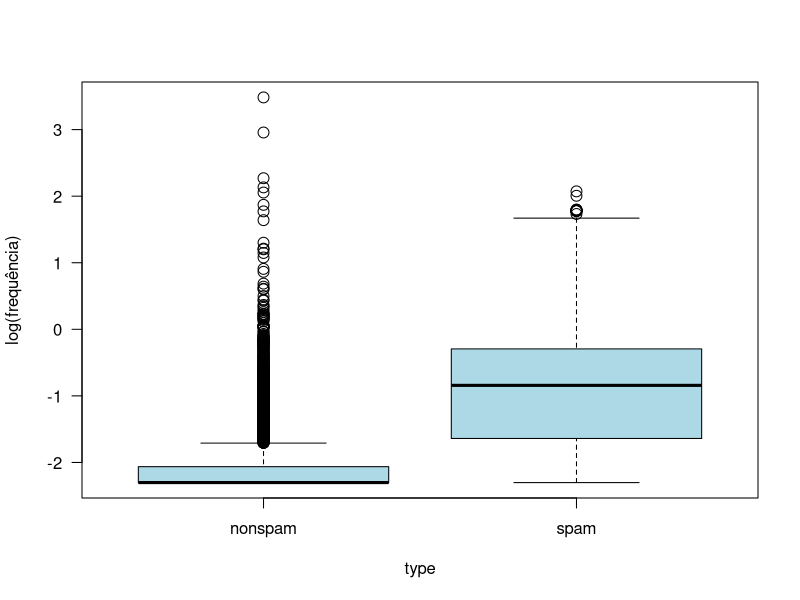
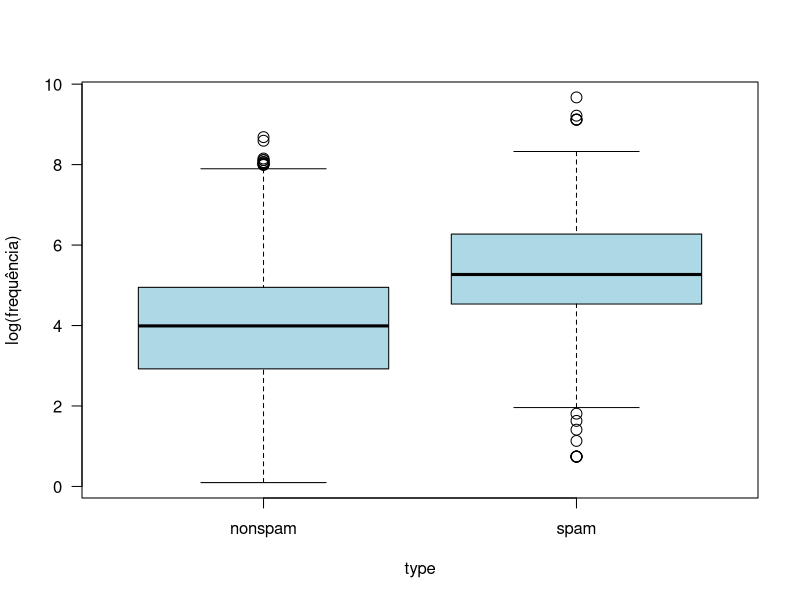
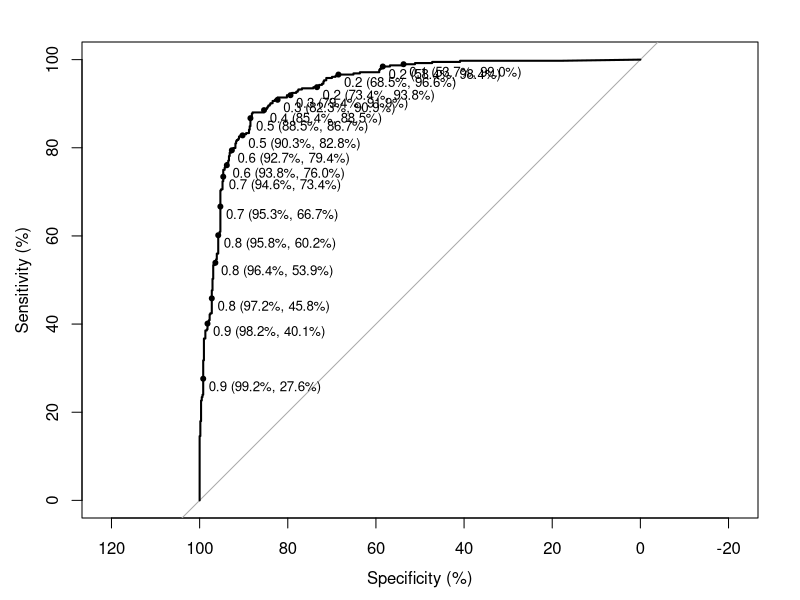

Generate these figures, in order, with R:
## ---- chunk 1
knitr::opts_chunk$set(echo = TRUE)
## ---- chunk 2
require(kernlab)
require(statmod)
require(pROC)
require(car)
require(glmnet)
## ---- chunk 3
data("spam")
help("spam")
summary(spam)
## ---- chunk 4
i_freq <- which(apply(spam[,1:57],2,mean) > 0.2)
spam2 <- spam[,c(i_freq, 58)]
## ---- chunk 5
with(spam2, boxplot(log(charExclamation + 0.1) ~ type, ylab = 'log(frequência)',
                   col = 'lightblue', cex = 1.45, las = 1))
with(spam2, boxplot(log(capitalTotal + 0.1) ~ type, ylab = 'log(frequência)',
                   col = 'lightblue', cex = 1.45, las = 1))
## ---- chunk 6
set.seed(88) # Fixando a semente para sorteio das observações.
select <- sample(1:nrow(spam2), 1000)
## ---- chunk 7
spam_ajuste <- spam2[-select,] # Base de ajuste.
spam_predict <- spam2[select,] # Base de validação.
## ---- chunk 8
modelo1 <- glm(type ~ ., family = 'binomial', data = spam_ajuste)
pred1 <- predict(modelo1, newdata = spam_predict, type = 'response')
head(round(pred1,5), n = 10) # Predições.
## ---- chunk 9
class1 <- ifelse(pred1 > 0.5, 'Class_spam', 'Class_nspam')
tabcruz <- table(class1, spam_predict$type)
tabcruz
ac1 <- sum(diag(tabcruz))/1000; ac1 # Acurácia.
s1 <- tabcruz[2,2]/(tabcruz[1,2] + tabcruz[2,2]); s1 # Sensibilidade.
e1 <- tabcruz[1,1]/(tabcruz[1,1] + tabcruz[2,1]); e1 # Especificidade.
## ---- chunk 10
modelo2 <- step(modelo1, k = 2)
pred2 <- predict(modelo2, newdata = spam_predict, type = 'response')
## ---- chunk 11
class2 <- ifelse(pred2 > 0.5, 'Class_spam', 'Class_nspam')
tabcruz <- table(class2, spam_predict$type)
tabcruz
ac2 <- sum(diag(tabcruz))/1000; ac2 # Acurácia.
s2 <- tabcruz[2,2]/(tabcruz[1,2] + tabcruz[2,2]); s2 # Sensibilidade.
e2 <- tabcruz[1,1]/(tabcruz[1,1] + tabcruz[2,1]); e2 # Especificidade.
## ---- chunk 12
modelo3 <- step(modelo1, k = log(nrow(spam_ajuste)))
pred3 <- predict(modelo3, newdata = spam_predict, type = 'response')
## ---- chunk 13
class3 <- ifelse(pred3 > 0.5, 'Class_spam', 'Class_nspam')
tabcruz <- table(class3, spam_predict$type)
tabcruz
ac3 <- sum(diag(tabcruz))/1000; ac3 # Acurácia.
s3 <- tabcruz[2,2]/(tabcruz[1,2] + tabcruz[2,2]); s3 # Sensibilidade.
e3 <- tabcruz[1,1]/(tabcruz[1,1] + tabcruz[2,1]); e3 # Especificidade.
## ---- chunk 14
x <- model.matrix(type ~ ., data = spam_ajuste)[, -1]
y <- ifelse(spam_ajuste$type == 'spam', 1, 0)

modelo4 <- glmnet(x, y, family = 'binomial', alpha = 1)
cvfit <- cv.glmnet(x, y, family = 'binomial', alpha = 1, nfolds = 10)

newx <- model.matrix(type ~ ., data = spam_predict)[, -1]
pred4 <- predict(modelo4, newx = newx, s = cvfit$lambda.min, type = 'response')
## ---- chunk 15
class4 <- ifelse(pred4 > 0.5, 'Class_spam', 'Class_nspam')
tabcruz <- table(class4, spam_predict$type)
tabcruz
ac4 <- sum(diag(tabcruz))/1000; ac4 # Acurácia.
s4 <- tabcruz[2,2]/(tabcruz[1,2] + tabcruz[2,2]); s4 # Sensibilidade.
e4 <- tabcruz[1,1]/(tabcruz[1,1] + tabcruz[2,1]); e4 # Especificidade.
## ---- chunk 16
x <- model.matrix(type ~ ., data = spam_ajuste)[, -1]
y <- ifelse(spam_ajuste$type == 'spam', 1, 0)

modelo5 <- glmnet(x, y, family = 'binomial', alpha = 0)
cvfit <- cv.glmnet(x, y, family = 'binomial', alpha = 0, nfolds = 10)

newx <- model.matrix(type ~ ., data = spam_predict)[, -1]
pred5 <- predict(modelo5, newx = newx, s = cvfit$lambda.min, type = 'response')
## ---- chunk 17
class5 <- ifelse(pred5 > 0.5, 'Class_spam', 'Class_nspam')
tabcruz <- table(class5, spam_predict$type)
tabcruz
ac5 <- sum(diag(tabcruz))/1000; ac5 # Acurácia.
s5 <- tabcruz[2,2]/(tabcruz[1,2] + tabcruz[2,2]); s5 # Sensibilidade.
e5 <- tabcruz[1,1]/(tabcruz[1,1] + tabcruz[2,1]); e5 # Especificidade.
## ---- chunk 18
data.frame(Modelo = c('Modelo 1', 'Modelo 2', 'Modelo 3', 'Modelo 4', 'modelo 5'),
           Acurácia  = c(ac1, ac2, ac3, ac4, ac5), Sensibilidade = c(s1, s2, s3, s4, s5),
           Especificidade = c(e1, e2, e3, e4, e5))
## ---- chunk 19
predroc1 <- roc(spam_predict$type, pred1, percent = TRUE)
predroc1$auc
plot(predroc1, print.thres = seq(0.1,0.95,0.05), print.thres.pattern.cex = 0.8)
c1 <- coords(predroc1, 'best'); c1 

predroc2 <- roc(spam_predict$type, pred2, percent = TRUE)
predroc2$auc
c2 <- coords(predroc2, 'best'); c2 

predroc3 <- roc(spam_predict$type, pred3, percent = TRUE)
predroc3$auc
c3 <- coords(predroc3, 'best'); c3 

predroc4 <- roc(spam_predict$type, as.numeric(pred4), percent = TRUE)
predroc4$auc
c4 <- coords(predroc4, 'best'); c4 

predroc5 <- roc(spam_predict$type, as.numeric(pred5), percent = TRUE)
predroc5$auc
c5 <- coords(predroc5, 'best'); c5 

data.frame(Modelo = c('Modelo 1', 'Modelo 2', 'Modelo 3', 'Modelo 4', 'modelo 5'),
           rbind(c1, c2, c3, c4, c5))
## ---- chunk 20
# Cenário 1 - Cn|s = 0.5*Cs|n, Ps = 1/3.
coords(predroc1, x = 'best', best.weights = c(0.5, 1/3)) 

# Cenário 2 - Cn|s = Cs|n, Ps = 1/3.
coords(predroc1, x = 'best', best.weights = c(1, 1/3))

# Cenário 3 - Cn|s = Cs|n, Ps = 1/2.
coords(predroc1, x = 'best', best.weights = c(1, 1/2))

# Cenário 4 - Cn|s = Cs|n, Ps = 1/20.
coords(predroc1, x = 'best', best.weights = c(1, 1/20))

# Cenário 5 - Cn|s = 2*Cs|n, Ps = 1/3.
coords(predroc1, x = 'best', best.weights = c(2, 1/3))

# Cenário 6 - Cn|s = 5*Cs|n, Ps = 1/3.
coords(predroc1, x = 'best', best.weights = c(5, 1/3))

# Cenário 7 - Cn|s = 10*Cs|n, Ps = 1/3.
coords(predroc1, x = 'best', best.weights = c(10, 1/3)) 
